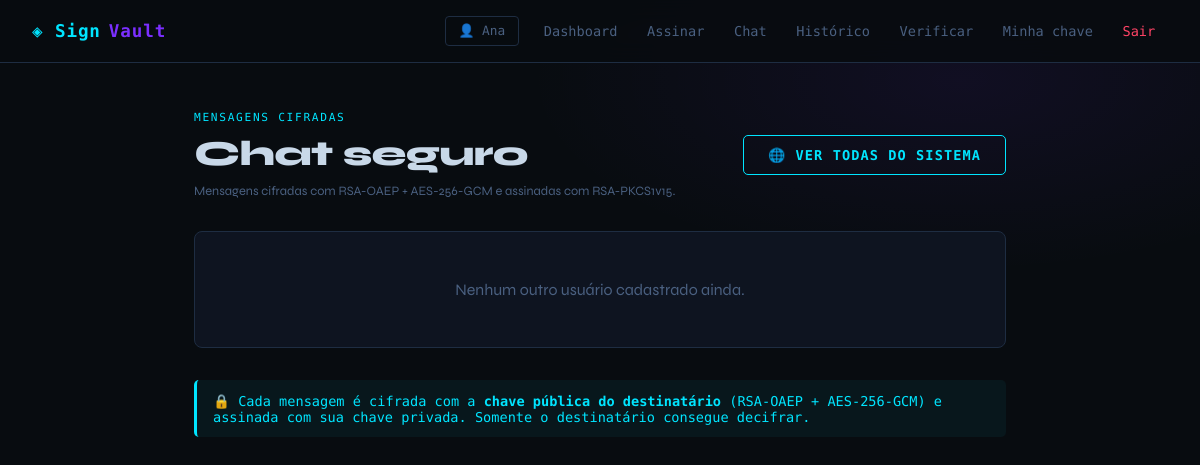
Page /chat (signed in) on the earlier database version.
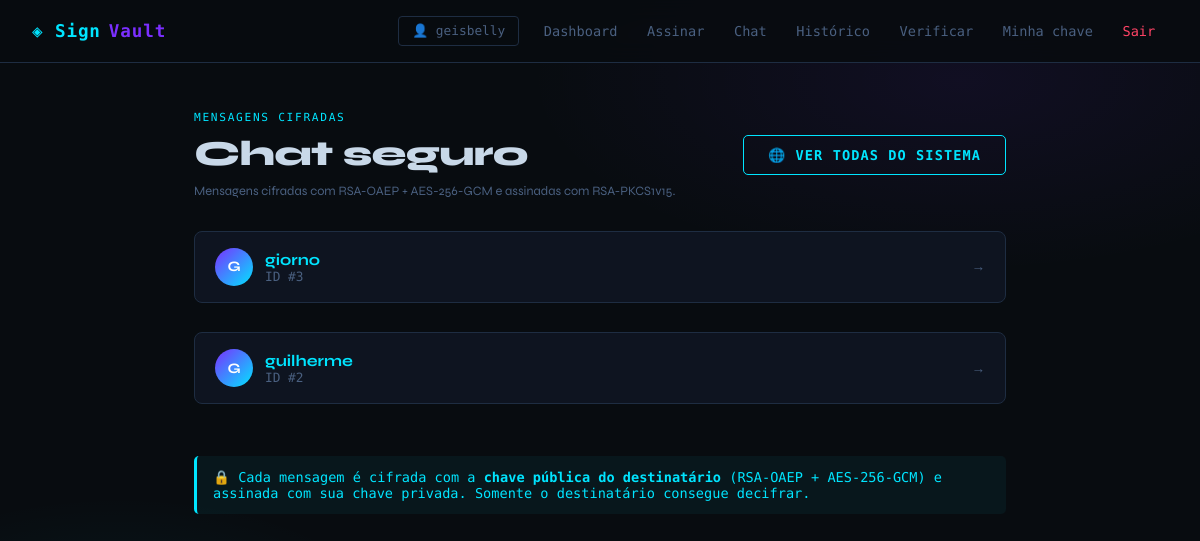
Same page on the later database version.
### tables this page shows
CREATE TABLE usuarios (
                id INTEGER PRIMARY KEY AUTOINCREMENT,
                nome TEXT UNIQUE NOT NULL,
                senha TEXT NOT NULL,
                criado_em TEXT NOT NULL
            );

### app.py (the view)
@app.route("/chat")
def chat_users():
    if not login_required():
        return redirect("/login")
    db = get_db()
    usuarios = db.execute(
        "SELECT id, nome FROM usuarios WHERE id != ? ORDER BY nome",
        (session["user_id"],)
    ).fetchall()
    nao_lidas = {}
    rows = db.execute("""
        SELECT remetente_id, COUNT(*) as total FROM mensagens
        WHERE destinatario_id = ? AND lida = 0
        GROUP BY remetente_id
    """, (session["user_id"],)).fetchall()
    for r in rows:
        nao_lidas[r["remetente_id"]] = r["total"]
    return render_template("chat_users.html", usuarios=usuarios, nao_lidas=nao_lidas)

### app.py (called while the page is built)
@app.teardown_appcontext
def close_connection(exception):
    db = getattr(g, "_database", None)
    if db is not None:
        db.close()

def login_required():
    return "user_id" in session

### database.py (called while the page is built)
def get_db():
    db = getattr(g, "_database", None)
    if db is None:
        db = g._database = sqlite3.connect(DATABASE)
        db.row_factory = sqlite3.Row
    return db

### templates/chat_users.html (shortened to what this page needs)
{% extends "base.html" %}
{% block content %}
<div class="flex-between" style="margin-bottom:2rem;">
    <div>
        <div class="tag">Mensagens cifradas</div>
        <h1>Chat seguro</h1>
        <p class="muted small">Mensagens cifradas com RSA-OAEP + AES-256-GCM e assinadas com RSA-PKCS1v15.</p>
    </div>
    <a href="/chat/admin/todas" class="btn btn-secondary">🌐 Ver todas do sistema</a>
</div>
{% if usuarios %}
<div style="display:flex; flex-direction:column; gap:0.6rem;">
    {% for u in usuarios %}
    <a href="/chat/{{ u.id }}" style="text-decoration:none;">
        <div class="card" style="display:flex; align-items:center; justify-content:space-between; padding:1rem 1.25rem; cursor:pointer;">
            <div class="flex" style="gap:0.75rem;">
                <div style="width:38px;height:38px;border-radius:50%;background:linear-gradient(135deg,var(--accent2),var(--accent));display:flex;align-items:center;justify-content:center;font-weight:700;font-size:0.9rem;color:#fff;flex-shrink:0;">
                    {{ u.nome[0].upper() }}
                </div>
                <div>
                    <div style="font-weight:700; font-family:var(--sans);">{{ u.nome }}</div>
                    <div class="muted small mono">ID #{{ u.id }}</div>
                </div>
            </div>
            <div class="flex" style="gap:0.75rem;">
                <span style="color:var(--muted); font-size:0.85rem;">→</span>
            </div>
        </div>
    </a>
    {% endfor %}
</div>
{% else %}
<div class="card" style="text-align:center; padding:3rem;">
    <p class="muted">Nenhum outro usuário cadastrado ainda.</p>
</div>
{% endif %}
<div class="alert alert-info" style="margin-top:2rem;">
    🔒 Cada mensagem é cifrada com a <strong>chave pública do destinatário</strong> (RSA-OAEP + AES-256-GCM) e assinada com sua chave privada. Somente o destinatário consegue decifrar.
</div>
{% endblock %}

### templates/base.html (shortened to what this page needs)
<!DOCTYPE html>
<html lang="pt-br">
<head>
</head>
<body>
<nav>
    <div class="logo">◈ Sign<span>Vault</span></div>
    <div class="nav-links">
        {% if session.get("user_nome") %}
            <span class="nav-user">👤 {{ session["user_nome"] }}</span>
            <a href="/dashboard">Dashboard</a>
            <a href="/sign">Assinar</a>
            <a href="/chat">Chat</a>
            <a href="/history">Histórico</a>
            <a href="/verify">Verificar</a>
            <a href="/mykey">Minha chave</a>
            <a href="/logout" class="danger">Sair</a>
        {% else %}
            <a href="/login">Login</a>
            <a href="/register">Cadastro</a>
            <a href="/verify">Verificar</a>
            <a href="/test">Testes</a>
            <a href="/test">Testes</a>
        {% endif %}
    </div>
</nav>
<main>
    {% block content %}{% endblock %}
</main>
</body>
</html>

### templates/base.html (style rules this page uses)
:root { --bg: #080c10; --surface: #0e1420; --border: #1e2d42; --accent: #00e5ff; --accent2: #7b2fff; --ok: #00e676; --danger: #ff1744; --text: #c8d8e8; --muted: #4a6080; --mono: 'Space Mono', monospace; --sans: 'Syne', sans-serif; }
* { box-sizing: border-box; margin: 0; padding: 0; }
body { background: var(--bg); color: var(--text); font-family: var(--sans); min-height: 100vh; background-image: radial-gradient(ellipse 60% 40% at 80% 10%, rgba(123,47,255,0.08) 0%, transparent 60%), radial-gradient(ellipse 40% 30% at 10% 80%, rgba(0,229,255,0.06) 0%, transparent 60%); }
nav { display: flex; align-items: center; justify-content: space-between; padding: 1rem 2rem; border-bottom: 1px solid var(--border); background: rgba(8,12,16,0.9); backdrop-filter: blur(12px); position: sticky; top: 0; z-index: 100; }
.logo { font-family: var(--mono); font-weight: 700; font-size: 1.1rem; color: var(--accent); letter-spacing: 0.05em; display: flex; align-items: center; gap: 0.5rem; }
.logo span { color: var(--accent2); }
.nav-links { display: flex; align-items: center; gap: 0.25rem; }
.nav-links a { color: var(--muted); text-decoration: none; font-size: 0.85rem; font-family: var(--mono); padding: 0.4rem 0.8rem; border-radius: 4px; transition: color 0.2s, background 0.2s; }
.nav-user { font-family: var(--mono); font-size: 0.8rem; color: var(--muted); padding: 0.4rem 0.8rem; border: 1px solid var(--border); border-radius: 4px; margin-right: 0.5rem; }
.nav-links a.danger { color: #ff4466; }
main { max-width: 860px; margin: 3rem auto; padding: 0 1.5rem; }
h1, h2, h3 { font-family: var(--sans); font-weight: 800; letter-spacing: -0.02em; }
h1 { font-size: 2.2rem; margin-bottom: 0.5rem; }
.tag { font-family: var(--mono); font-size: 0.7rem; color: var(--accent); letter-spacing: 0.15em; text-transform: uppercase; margin-bottom: 0.5rem; }
.card { background: var(--surface); border: 1px solid var(--border); border-radius: 8px; padding: 1.5rem; margin-bottom: 1.25rem; transition: border-color 0.2s; }
button, .btn { font-family: var(--mono); font-size: 0.85rem; font-weight: 700; letter-spacing: 0.08em; text-transform: uppercase; padding: 0.7rem 1.5rem; border: none; border-radius: 5px; cursor: pointer; text-decoration: none; display: inline-block; transition: all 0.2s; }
.btn-secondary { background: transparent; color: var(--accent); border: 1px solid var(--accent); }
.alert { padding: 0.8rem 1rem; border-radius: 5px; font-family: var(--mono); font-size: 0.85rem; margin-bottom: 1rem; border-left: 3px solid; }
.alert-info { background: rgba(0,229,255,0.05); border-color: var(--accent); color: var(--accent); }
.mono { font-family: var(--mono); }
.muted { color: var(--muted); }
.small { font-size: 0.8rem; }
a { color: var(--accent); text-decoration: none; }
.flex { display: flex; align-items: center; gap: 0.75rem; }
.flex-between { display: flex; align-items: center; justify-content: space-between; }

Differences in the rows shown:
added usuarios: nome "G", nome "giorno", id "3"
added usuarios: nome "G", nome "guilherme", id "2"
Other differences:
{{ session["user_nome"] }}: "Ana" → "geisbelly"
text no longer shown: "Nenhum outro usuário cadastrado ainda."
